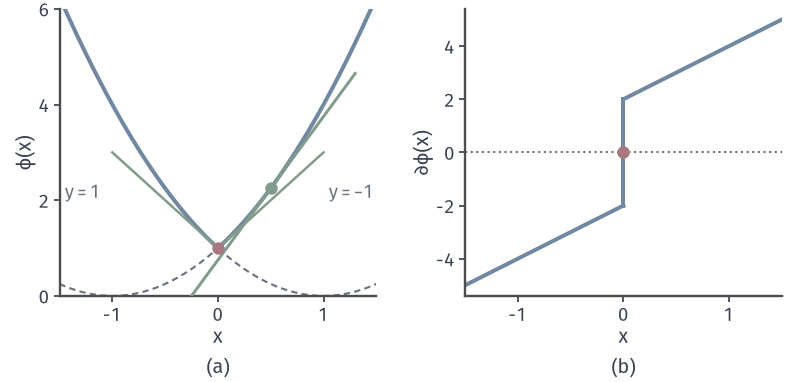

Write Python code to recreate this figure.
from pathlib import Path
import sys
for _p in Path(__file__).resolve().parents:
    if (_p/"minimax-common").is_dir(): sys.path.insert(0, str(_p/"minimax-common")); break
from mm_fig import *
HERE = Path(__file__).resolve().parent
# phi(x)=(|x|+1)^2 from f=(x-y)^2, Y=[-1,1]: active tangents and subdifferential graph.
fig, axes = figure(width_mm=112, height_mm=54, ncols=2)
panels(fig, .075, .985, .975, .225, .28)
x = np.linspace(-1.5, 1.5, 400); ax = axes[0]; setup(ax, (-1.5, 1.5), (0, 6), (-1, 0, 1), range(0, 7, 2), yl=r'$\phi(x)$')
ax.plot(x, (x+1)**2, color=MUTED, lw=.85, ls=(0, (3, 2)), zorder=2); ax.plot(x, (x-1)**2, color=MUTED, lw=.85, ls=(0, (3, 2)), zorder=2)
ax.plot(x, (abs(x)+1)**2, color=BLUE, lw=1.6, zorder=3)
xs = np.array([-.3, 1.3]); ax.plot(xs, 2.25+3*(xs-.5), color=GREEN, lw=1.2, zorder=4); dot(ax, (.5, 2.25), GREEN)
s = np.array([0, 1.]); ax.plot(s, 1+2*s, color=GREEN, lw=1.0, zorder=4); ax.plot(-s, 1+2*s, color=GREEN, lw=1.0, zorder=4); dot(ax, (0, 1))
ax.text(1.05, 2.05, '$y=-1$', fontsize=7.5, color=MUTED); ax.text(-1.45, 2.05, '$y=1$', fontsize=7.5, color=MUTED)
ax = axes[1]; setup(ax, (-1.5, 1.5), (-5.4, 5.4), (-1, 0, 1), (-4, -2, 0, 2, 4), yl=r'$\partial\phi(x)$')
ax.axhline(0, color=MUTED, lw=.85, ls=':', zorder=1)
ax.plot([-1.5, 0], [2*(-1.5-1), -2], color=BLUE, lw=1.6); ax.plot([0, 1.5], [2, 2*(1.5+1)], color=BLUE, lw=1.6); ax.plot([0, 0], [-2, 2], color=BLUE, lw=1.6)
dot(ax, (0, 0))
tags(fig, axes)
save(fig, HERE, 'figure', {'phi': '(|x|+1)^2'})
